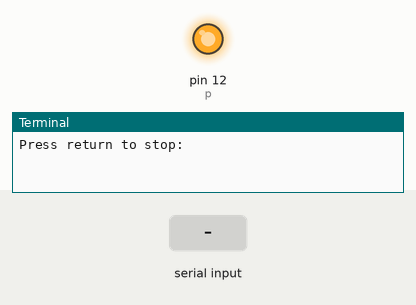
Simulated run of this program. Board: Raspberry Pi (header pin numbers). On the bench: output pins drawn as LEDs (lit = HIGH), the last lines printed to the terminal. The test bench sets the inputs (shaded band). At 1.3 s the program stops and its outputs stay as they are.

Above: at 1.2 s.
1.3 s: "1" typed at the terminal, then Enter
At 2.4 s:
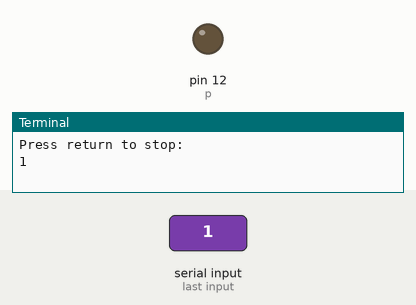
Timing chart, 0 to 2.8 s (numbered marks = the images above; inputs shaded):
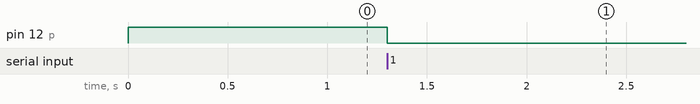

Measured:
- after the input at 1.3 s, pin 12 (p): HIGH → LOW at once

The program:

RPIGPIO_pwm_led.py
```python
#!/usr/bin/python

import RPi.GPIO as GPIO

GPIO.setmode(GPIO.BOARD) # pin GPIO
GPIO.setup(12, GPIO.OUT) # salida

p = GPIO.PWM(12, 2200) # channel=12 frequency=0.5Hz
p.start(100) # duty cycle (en este caso 50%)

input('Press return to stop:')   # use raw_input for Python 2

p.stop()
GPIO.cleanup()
```
